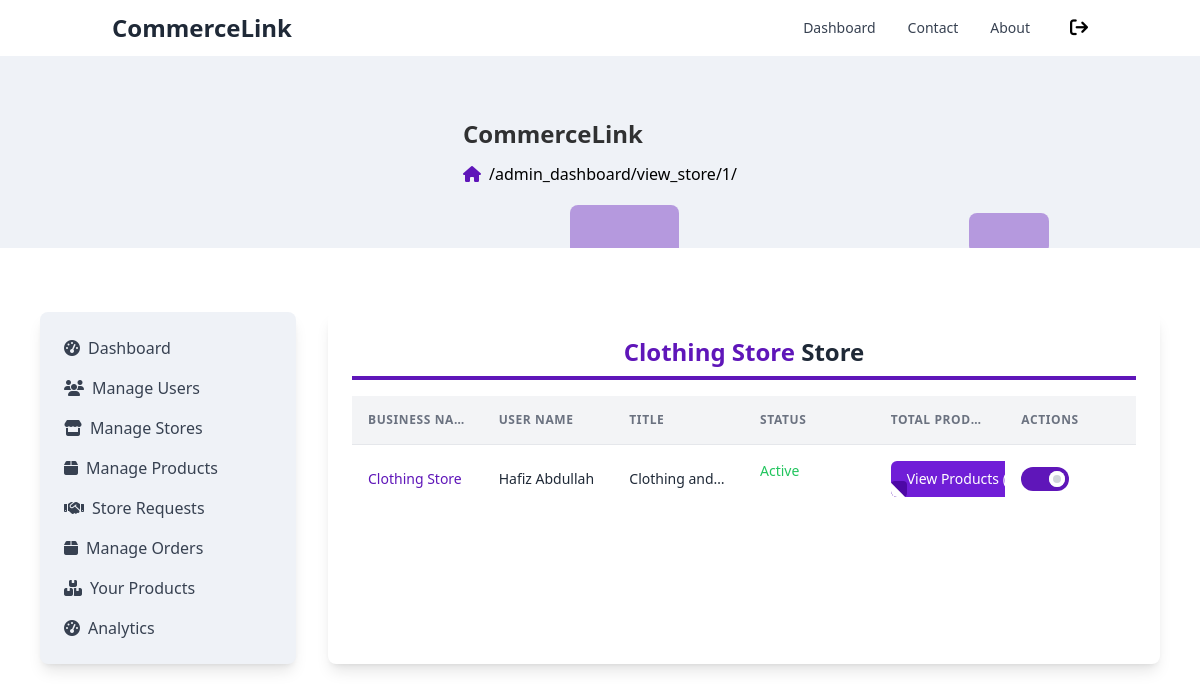
Page /admin_dashboard/view_store/1/ (signed in) on the committed database.
### user_accounts/models.py (models this page shows, shortened)
class Store(models.Model):
    user                    = models.ForeignKey(CustomUser, on_delete=models.CASCADE)
    bussines_name           = models.CharField(max_length=255)
    title                   = models.CharField(max_length=255)
    status                  = models.BooleanField(default=False)
    requested_at            = models.DateTimeField(auto_now_add=True)
    verified_at             = models.DateTimeField(auto_now_add=True)
    image                   = models.ImageField(upload_to="store/", default="", blank=True, null=True)
    is_active               = models.BooleanField(default=True)

class CustomUser(AbstractUser):
    username                = None
    name                    = models.CharField(max_length=255)
    email                   = models.EmailField(max_length=255, unique=True)
    is_verified             = models.BooleanField(default=False, blank=True)
    email_token             = models.CharField(max_length=200)
    is_banned               = models.BooleanField(default=False, blank=True)
    ROLE_CHOICES = [
        ('admin', 'Admin'),
        ('seller', 'Seller'),
        ('buyer', 'Buyer')
    ]
    role                    = models.CharField(max_length=10, default='buyer')
    USERNAME_FIELD = 'email'
    REQUIRED_FIELDS = ['name']
    objects = MyAccountManager()

### marketplace/decorators.py (the view)
        @user_passes_test(lambda u: u.is_authenticated and u.role == role, login_url='/login/')
        def _wrapped_view(request, *args, **kwargs):
            if request.user.is_authenticated and request.user.role == role:
                return view_func(request, *args, **kwargs)
            else:
                return redirect('login')

### admin_dashboard/views.py (called while the page is built)
@role_required('admin')
def view_store(request, store_id):
    store = None
    try:
        store = Store.objects.get(id = store_id)
        total_products = len(Product.objects.filter(author = store.user))
    except Store.DoesNotExist:
        messages.error(request, "Store not found")
        print("Error while view store")
    path = request.path
    context = {'path': path, 'store': store, 'total_products': total_products}
    return render(request, "admin_dashboard/view_store.html", context)

### products/context_processors.py (called while the page is built)
def cart_summary(request):
    cart = request.session.get('cart', {})
    total_quantity = sum(cart.values())
    return {'cart_qty': total_quantity}

def store_context(request):
    store = None
    if request.user.is_authenticated:
        user = request.user
        if user.role == 'seller':
            try:
                store = Store.objects.get(user=user)
            except Store.DoesNotExist:
                store = None
    return {'store': store}

### admin_dashboard/templates/admin_dashboard/view_store.html (shortened to what this page needs)
{% extends 'main_base.html' %}
{% block maincontent %}
<div class="w-full">
    <h1 class="text-2xl font-bold text-center text-gray-800 border-b-4 border-[#5F16B9] pb-2 mb-4">
        <span class="capitalize text-[#5F16B9]">{{store.bussines_name}}</span> Store
    </h1>
    <div class="font-sans overflow-x-auto">
        {% if store %}
        <table class="min-w-full divide-y divide-gray-200">
            <thead class="bg-gray-100 whitespace-nowrap">
                <tr>
                    <th class="truncate px-4 py-4 text-left text-xs font-semibold text-gray-500 uppercase tracking-wider">
                        Business Name
                    </th>
                    <th class="truncate px-4 py-4 text-left text-xs font-semibold text-gray-500 uppercase tracking-wider">
                        User Name
                    </th>
                    <th class="truncate px-4 py-4 text-left text-xs font-semibold text-gray-500 uppercase tracking-wider">
                        Title
                    </th>
                    <th class="truncate px-4 py-4 text-left text-xs font-semibold text-gray-500 uppercase tracking-wider">
                        Status
                    </th>
                    <th class="truncate px-4 py-4 text-left text-xs font-semibold text-gray-500 uppercase tracking-wider">
                        Total Products
                    </th>
                    <th class="truncate px-4 py-4 text-left text-xs font-semibold text-gray-500 uppercase tracking-wider">
                        Actions
                    </th>
                </tr>
            </thead>
            <tbody class="bg-white divide-y divide-gray-200 whitespace-nowrap">
                <tr id="user-{{ user.id }}">
                    <td class="truncate px-4 py-4 text-sm text-[#5F16B9]">
                        {{store.bussines_name}}
                    </td>
                    <td class="truncate px-4 py-4 text-sm text-gray-800 capitalize">
                        {{store.user.name}}
                    </td>
                    <td class="truncate px-4 py-4 text-sm text-gray-800">
                        {{store.title}}
                    </td>
                    <td class="flex items-center gap-2 px-4 py-4 text-sm text-gray-800">
                        {%if store.is_active %}
                        <span class="text-green-500">Active</span>
                        {% else %}
                        <span class="text-red-500">Deactivate</span>
                        {% endif %}
                    </td>
                    <td class="truncate px-4 py-4 text-sm text-gray-800">
                        <a href="{% url 'products_by_user' user_id=store.user.id %}">
                            <button
                                class="relative flex items-center px-4 py-2 overflow-hidden font-medium transition-all bg-[#701ED7] rounded-md group">
                                <span
                                    class="absolute bottom-0 rotate-180 left-0 inline-block w-4 h-4 transition-all duration-500 ease-in-out bg-[#4D08A5] rounded group-hover:-ml-4 group-hover:-mb-4">
                                    <span
                                        class="absolute top-0 right-0 w-5 h-5 rotate-45 translate-x-1/2 -translate-y-1/2 bg-white"></span>
                                </span>
                                <span
                                    class="relative w-full text-left text-white transition-colors duration-200 ease-in-out group-hover:text-white">View Products ({{total_products}})</span>
                            </button>
                        </a>
                    </td>
                    <td class="px-4 py-4 text-sm text-gray-800">
                        <label title="Change status"
                        class="relative inline-block h-6 w-12 cursor-pointer rounded-full bg-gray-300 transition [-webkit-tap-highlight-color:_transparent] has-[:checked]:bg-[#5F16B9]"
                    >
                        <span
                        class="absolute inset-y-0 start-0 m-1 size-4 rounded-full bg-gray-300 ring-[4px] ring-inset ring-white transition-all peer-checked:start-6"
                        ></span>
                    </label>
                    </td>
                </tr>
            </tbody>
        </table>
        {% else %}
        <p>No Store Registered.</p>
        {% endif %}
    </div>
</div>
{% endblock %}

### admin_dashboard/templates/admin_dashboard/view_store.html (style rules this page uses)
table { table-layout: fixed; width: 100%; }

### rows in the picture
Store: bussines_name "Clothing Store", user.name "Hafiz Abdullah", title "Clothing and…"

### other values in the picture
{{ path }} "/admin_dashboard/view_store/1/"
